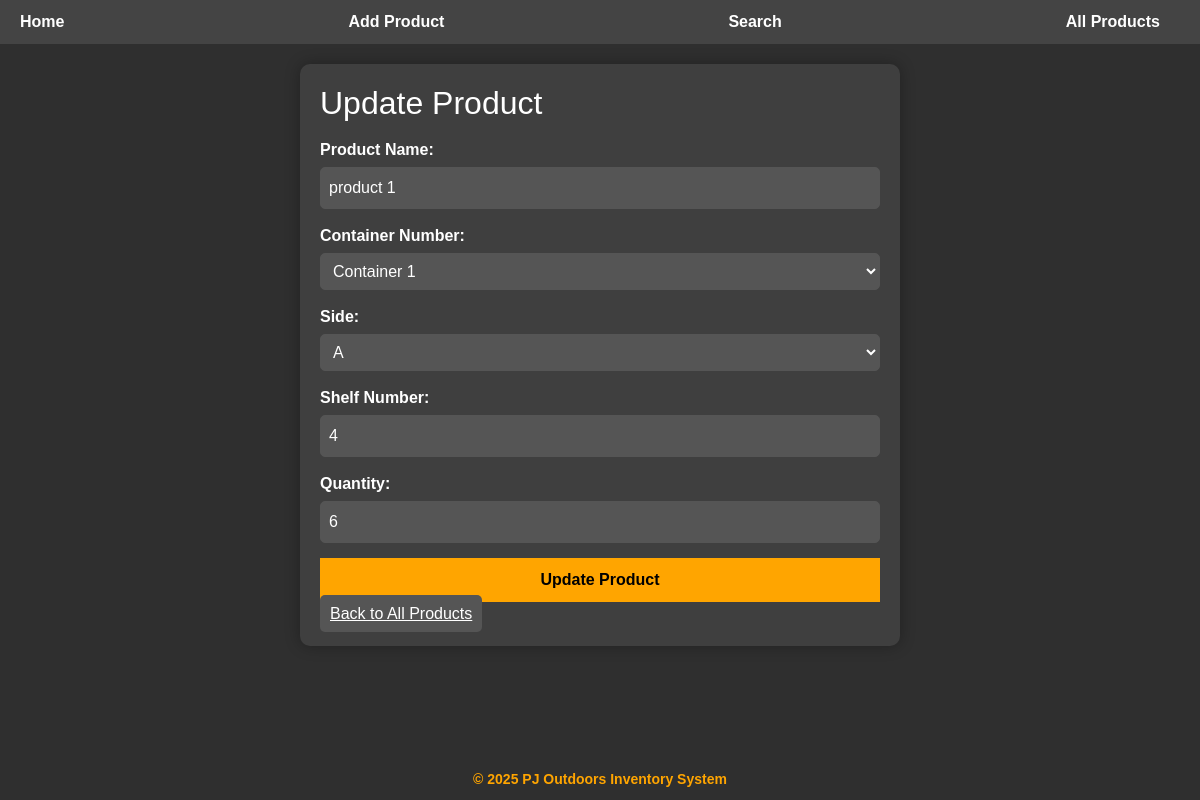
Page /update/5 on the committed database.
### tables this page shows
CREATE TABLE products (
            id INTEGER PRIMARY KEY AUTOINCREMENT,
            name TEXT NOT NULL,
            container INTEGER NOT NULL,
            side TEXT NOT NULL,
            shelf INTEGER NOT NULL,
            quantity INTEGER
        );

### app.py (the view, shortened to what this page needs)
@app.route('/update/<int:product_id>', methods=['GET', 'POST'])
def update_product(product_id):
    conn = sqlite3.connect(DB_FILE)
    conn.row_factory = dict_factory
    c = conn.cursor()
    c.execute('SELECT * FROM products WHERE id=?', (product_id,))
    product = c.fetchone()
    conn.close()
    if not product:
        return "Product not found", 404
    return render_template(
        'update_product.html',
        product=product,
        product_id=product_id,
        containers=CONTAINERS,
        sides=SIDES
    )

### app.py (called while the page is built)
def dict_factory(cursor, row):
    return {col[0]: row[idx] for idx, col in enumerate(cursor.description)}

### templates/update_product.html (shortened to what this page needs)
<!DOCTYPE html>
<html lang="en">
<head>
    <link rel="stylesheet" href="/static/style.css">
    <link href="https://cdn.jsdelivr.net/npm/bootstrap@5.3.2/dist/css/bootstrap.min.css" rel="stylesheet">
</head>
<body>
<div class="page-container">
    <div class="navbar">
        <a href="/">Home</a>
        <a href="/add">Add Product</a>
        <a href="/search">Search</a>
        <a href="/index">All Products</a>
    </div>
    <div class="content-wrap container">
        <div class="container-card">
            <h2 class="mb-3">Update Product</h2>
            <form action="/update/{{ product_id }}" method="POST">
                <label for="name">Product Name:</label>
                <input type="text" id="name" name="name" value="{{ product['name'] }}" required>
                <label for="container">Container Number:</label>
                <select id="container" name="container" required>
                    {% for i in range(1,9) %}
                    <option value="{{ i }}" {% if product['container'] == i %}selected{% endif %}>Container {{ i }}</option>
                    {% endfor %}
                </select>
                <label for="side">Side:</label>
                <select id="side" name="side" required>
                    {% for letter in "A,B,C,D,E,F,G,H,I,J,K,L,M,N".split(',') %}
                    <option value="{{ letter }}" {% if product['side'] == letter %}selected{% endif %}>{{ letter }}</option>
                    {% endfor %}
                </select>
                <label for="shelf">Shelf Number:</label>
                <input type="number" id="shelf" name="shelf" value="{{ product['shelf'] }}" min="1" required>
                <label for="quantity">Quantity:</label>
                <input type="number" id="quantity" name="quantity" value="{{ product['quantity'] }}" min="0">
                <button type="submit" class="btn-update">Update Product</button>
            </form>
            <a class="btn-back mt-3" href="/index">Back to All Products</a>
        </div>
    </div>
    <footer>
        &copy; 2025 PJ Outdoors Inventory System
    </footer>
</div>
</body>
</html>

### static/style.css (style rules this page uses)
body { background-color: #2f2f2f; color: #ffffff; font-family: 'Segoe UI', Arial, sans-serif; margin: 0; padding: 0; min-height: 100vh; display: flex; flex-direction: column; }
.navbar { background-color: #444; padding: 12px 20px; font-weight: bold; display: flex; flex-wrap: wrap; align-items: center; gap: 15px; }
.navbar a { color: #ffffff; margin-right: 20px; text-decoration: none; font-size: 16px; transition: 0.2s; }
.container-card { background-color: #3f3f3f; padding: 25px; border-radius: 12px; box-shadow: 0 0 15px rgba(0,0,0,0.3); margin-bottom: 20px; }
footer { background-color: #2f2f2f; color: #FFA500; text-align: center; padding: 12px; margin-top: auto; font-size: 14px; font-weight: bold; }
h1, h2, h3, h4, h5 { color: #FFA500; margin-bottom: 15px; }
a { color: #FFA500; transition: 0.2s; }

### templates/update_product.html (style rules this page uses)
html, body { height: 100%; margin: 0; }
body { background-color: #2f2f2f; color: white; font-family: Arial, sans-serif; }
.page-container { display: flex; flex-direction: column; min-height: 100vh; }
.content-wrap { flex: 1; padding: 20px; }
.navbar { background-color: #444; padding: 10px 20px; display: flex; gap: 15px; flex-wrap: wrap; }
.navbar a { color: white; text-decoration: none; font-weight: bold; }
.container-card { background-color: #3f3f3f; padding: 20px; border-radius: 10px; box-shadow: 0 0 15px rgba(0,0,0,0.3); max-width: 600px; margin: auto; }
label { font-weight: bold; color: white; }
input, select { width: 100%; padding: 8px; margin-top: 5px; margin-bottom: 15px; border-radius: 5px; border: 1px solid #555; background-color: #555; color: white; }
.btn-update { background-color: #FFA500; border: none; color: #000; width: 100%; padding: 10px; font-weight: bold; transition: 0.3s; }
.btn-back { background-color: #555; border: none; color: white; width: 100%; padding: 10px; margin-top: 10px; border-radius: 5px; transition: 0.3s; }
footer { text-align: center; padding: 10px; color: #FFA500; font-weight: bold; background-color: #2f2f2f; }

### rows in the picture
products: name "product 1", container "Container 1", side "A", shelf "4", quantity "6"
